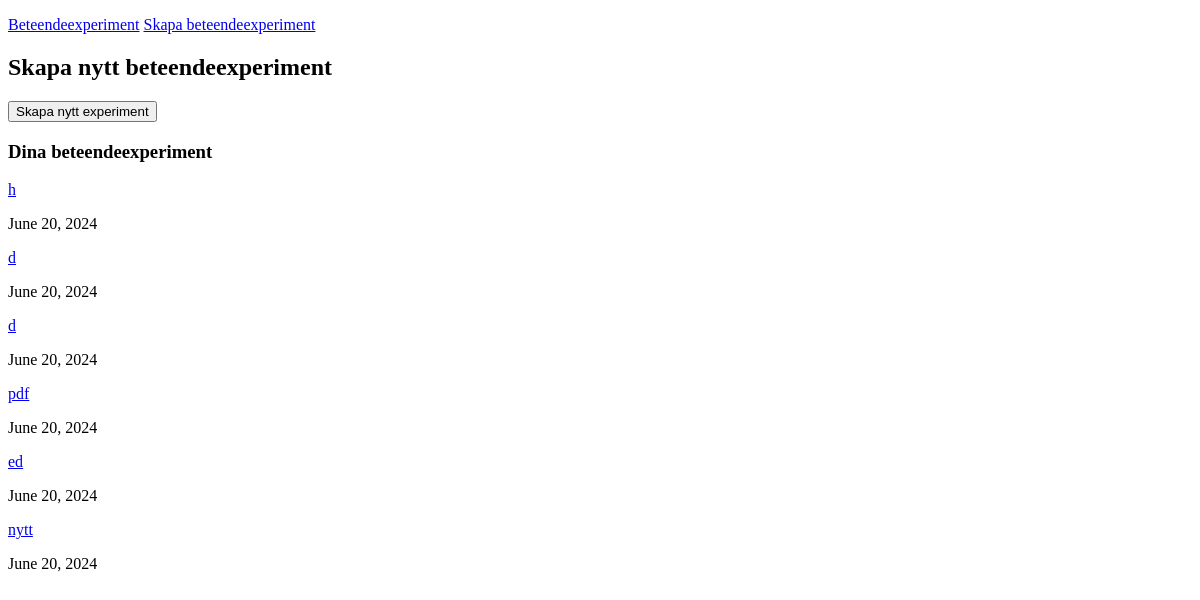
The app's page /, older data.
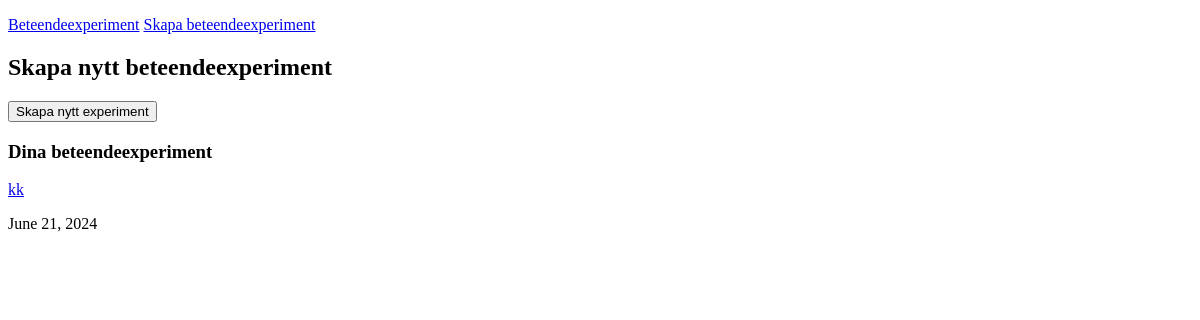
The same page, newer data.
### experiments/models.py (models this page shows)
class ExperimentPlan(models.Model):
    negativ_tanke = models.CharField( max_length=50,
        help_text="Vilken tanke vill du testa?")
    tro_pre = models.IntegerField(help_text="Hur starkt tror du på din förutsägelse?")
    datum = models.DateField(default=date.today)
    Beteende = models.CharField( max_length=100,
        help_text="Hur kan du testa din tanke?")
    Situation = models.CharField( max_length=100,
        help_text="Var kan du testa din tanke?")
    Konsekvens = models.CharField(max_length=100,
        help_text="Vad tror du kommer hända?")

### experiments/views.py (the view)
# urls.py: path("", views.Index, name="Index"),
def Index(request):
    experiments = ExperimentPlan.objects.all()
    context = {'experiments': experiments}
    return render(request, 'experiments/index.html', context)

### experiments/templates/experiments/Index.html (shortened to what this page needs)
<!DOCTYPE html>
<html>
  {% extends "experiments/base.html" %}
  {% block content %}
<head>
</head>
<h2>Skapa nytt beteendeexperiment</h2>
<a href="{% url 'Skapa' %}">
  <button class="cool-button">Skapa nytt experiment</button>
</a>
<body>
  <h3>Dina beteendeexperiment</h3>
  {% for experiment in experiments %}
  <a href="{% url 'Detail' experiment.id %}">{{ experiment.negativ_tanke }}</a>
  <div class="experiment-item">
    <p> {{ experiment.datum }}</p>
{% empty %}
  <p>Skapa ett första beteendeexperiment genom att trycka på knappen "Skapa nytt experiment".</p>
{% endfor %}
</body>
{% endblock content %}

Row changes from the older to the newer data that the page shows:
removed ExperimentPlan: negativ_tanke "d", datum "June 20, 2024"
removed ExperimentPlan: negativ_tanke "d", datum "June 20, 2024"
removed ExperimentPlan: negativ_tanke "pdf", datum "June 20, 2024"
removed ExperimentPlan: negativ_tanke "ed", datum "June 20, 2024"
removed ExperimentPlan: negativ_tanke "nytt", datum "June 20, 2024"
changed ExperimentPlan: negativ_tanke "h" → "kk"; datum "June 20, 2024" → "June 21, 2024"
